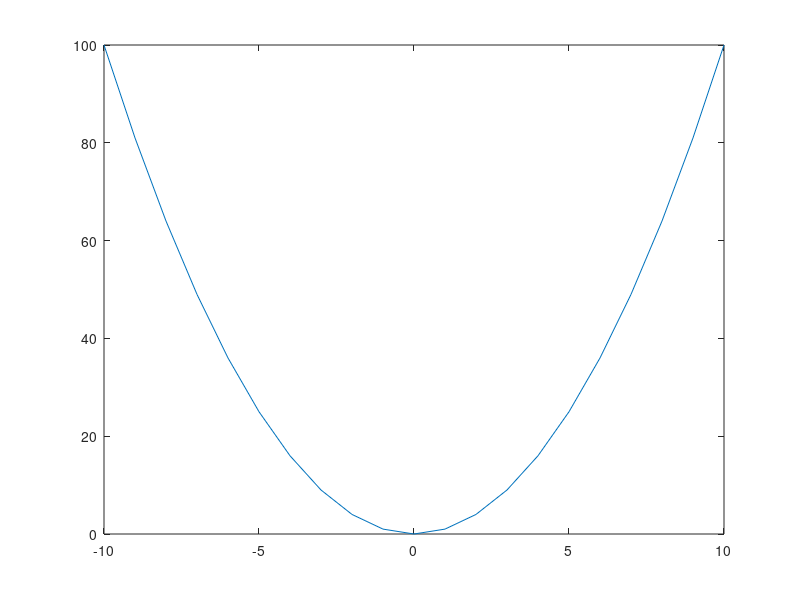
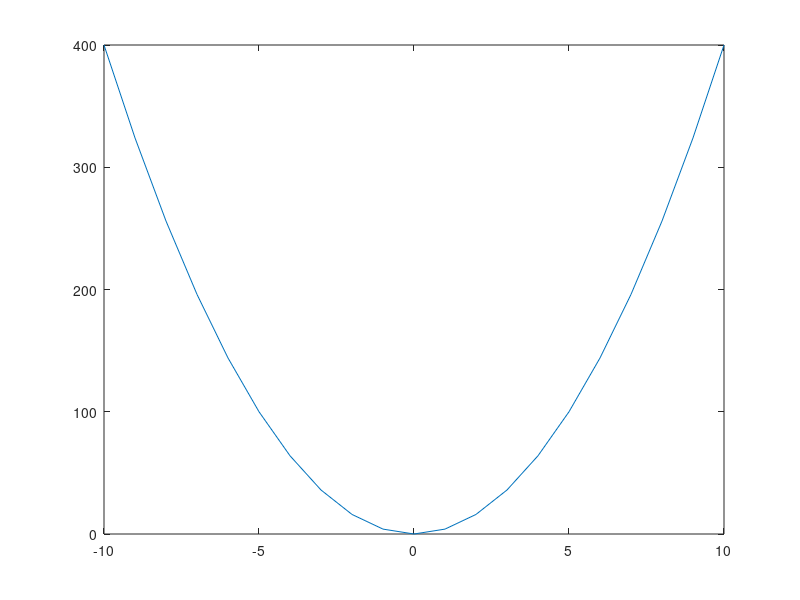
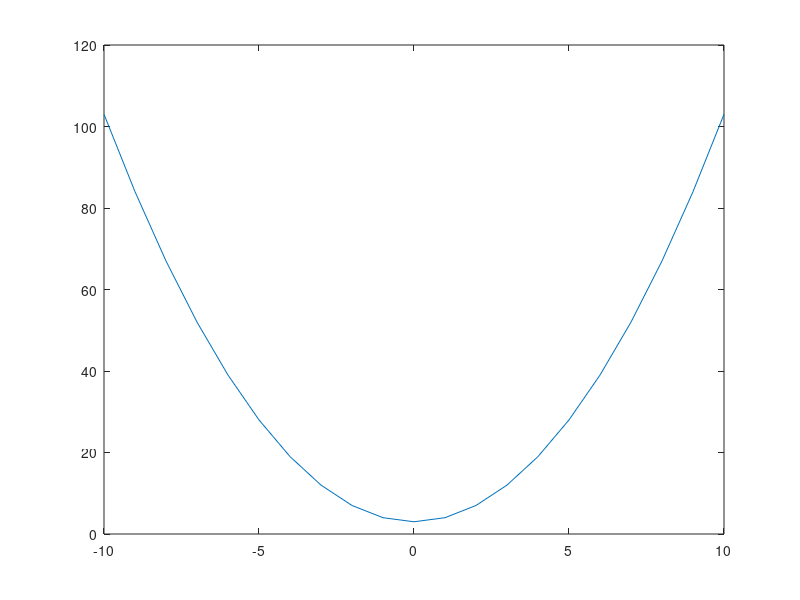
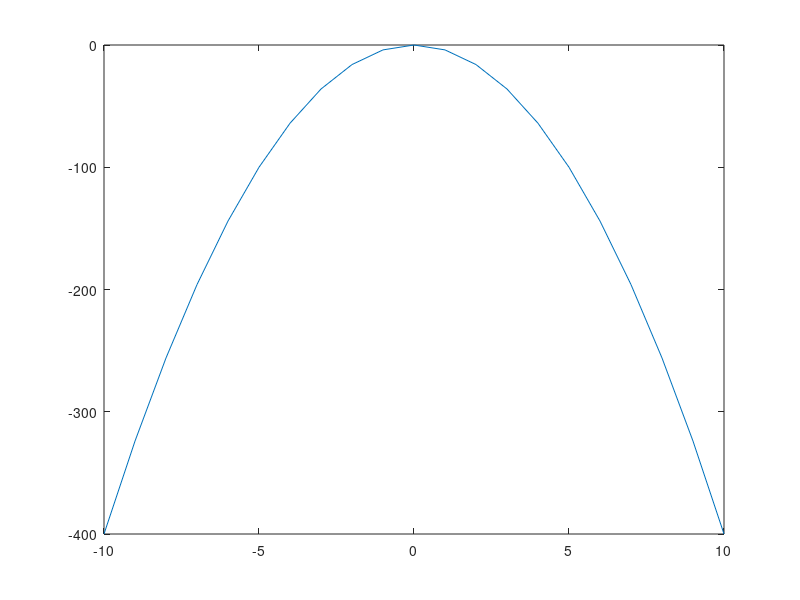

Source code (MATLAB) for these figures, in order:
## Quadratic func - LAB 5

figure 1
x = -10:10;
y = x.^2;
plot(x,y)

figure 2
y = 4*x.^2;
plot(x,y)

figure 3
y = x.^2 + 3;
plot(x,y)

figure 4
y = -4*x.^2;
plot(x,y)

figure 5459
y = x.^2 - 3;
plot(x,y)
